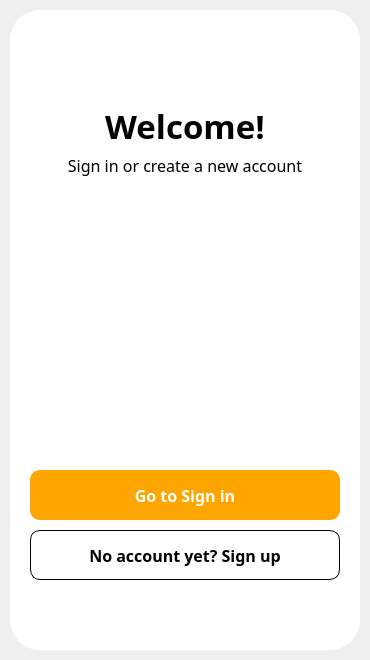
<?xml version="1.0" encoding="UTF-8"?>
<ui version="4.0">
 <class>MainWindow</class>
 <widget class="QMainWindow" name="MainWindow">
  <property name="geometry">
   <rect>
    <x>0</x>
    <y>0</y>
    <width>370</width>
    <height>660</height>
   </rect>
  </property>
  <property name="windowTitle">
   <string>MainWindow</string>
  </property>
  <widget class="QWidget" name="centralwidget">
   <widget class="QLabel" name="label">
    <property name="geometry">
     <rect>
      <x>10</x>
      <y>10</y>
      <width>350</width>
      <height>640</height>
     </rect>
    </property>
    <property name="styleSheet">
     <string notr="true">background-color: rgb(255, 255, 255);
border-radius: 30px;</string>
    </property>
    <property name="text">
     <string/>
    </property>
   </widget>
   <widget class="QLabel" name="label_2">
    <property name="geometry">
     <rect>
      <x>10</x>
      <y>90</y>
      <width>350</width>
      <height>71</height>
     </rect>
    </property>
    <property name="font">
     <font>
      <family>Segoe Print</family>
      <pointsize>25</pointsize>
      <bold>true</bold>
     </font>
    </property>
    <property name="text">
     <string>Welcome!</string>
    </property>
    <property name="alignment">
     <set>Qt::AlignCenter</set>
    </property>
   </widget>
   <widget class="QLabel" name="label_3">
    <property name="geometry">
     <rect>
      <x>10</x>
      <y>150</y>
      <width>350</width>
      <height>31</height>
     </rect>
    </property>
    <property name="font">
     <font>
      <family>Segoe UI Variable Display</family>
      <pointsize>12</pointsize>
     </font>
    </property>
    <property name="text">
     <string>Sign in or create a new account</string>
    </property>
    <property name="alignment">
     <set>Qt::AlignCenter</set>
    </property>
   </widget>
   <widget class="QLabel" name="label_4">
    <property name="geometry">
     <rect>
      <x>10</x>
      <y>179</y>
      <width>350</width>
      <height>301</height>
     </rect>
    </property>
    <property name="autoFillBackground">
     <bool>false</bool>
    </property>
    <property name="styleSheet">
     <string notr="true">image: url(:/image/images/logo/logo_page1.png);</string>
    </property>
    <property name="text">
     <string/>
    </property>
    <property name="scaledContents">
     <bool>false</bool>
    </property>
   </widget>
   <widget class="QPushButton" name="pushButton">
    <property name="geometry">
     <rect>
      <x>30</x>
      <y>470</y>
      <width>310</width>
      <height>50</height>
     </rect>
    </property>
    <property name="font">
     <font>
      <family>Segoe UI Variable Display</family>
      <pointsize>12</pointsize>
      <bold>true</bold>
     </font>
    </property>
    <property name="styleSheet">
     <string notr="true">QPushButton {
	background-color: #FFA500;
	border-radius: 10px;
	color: white;
}
QPushButton:hover {
	background-color: #FF8C00;
}</string>
    </property>
    <property name="text">
     <string>Go to Sign in</string>
    </property>
   </widget>
   <widget class="QPushButton" name="pushButton_2">
    <property name="geometry">
     <rect>
      <x>30</x>
      <y>530</y>
      <width>310</width>
      <height>50</height>
     </rect>
    </property>
    <property name="font">
     <font>
      <family>Segoe UI Variable Display</family>
      <pointsize>12</pointsize>
      <bold>true</bold>
     </font>
    </property>
    <property name="styleSheet">
     <string notr="true">QPushButton {
	background-color: white;
	border: 1px solid black;
	border-radius: 10px;
}
QPushButton:hover {
	background-color: #F5F5F5;
}</string>
    </property>
    <property name="text">
     <string>No account yet? Sign up</string>
    </property>
   </widget>
   <widget class="QPushButton" name="pushButton_3">
    <property name="geometry">
     <rect>
      <x>270</x>
      <y>3</y>
      <width>81</width>
      <height>61</height>
     </rect>
    </property>
    <property name="styleSheet">
     <string notr="true">background-color: transparent;
border: none;</string>
    </property>
    <property name="text">
     <string/>
    </property>
    <property name="icon">
     <iconset resource="../resources/res.qrc">
        <normaloff>../resources/images/icon/exit.png</normaloff>../resources/images/icon/exit.png</iconset>
    </property>
    <property name="iconSize">
     <size>
      <width>81</width>
      <height>61</height>
     </size>
    </property>
   </widget>
  </widget>
 </widget>
 <resources>
  <include location="../resources/res.qrc"/>
 </resources>
 <connections/>
</ui>
